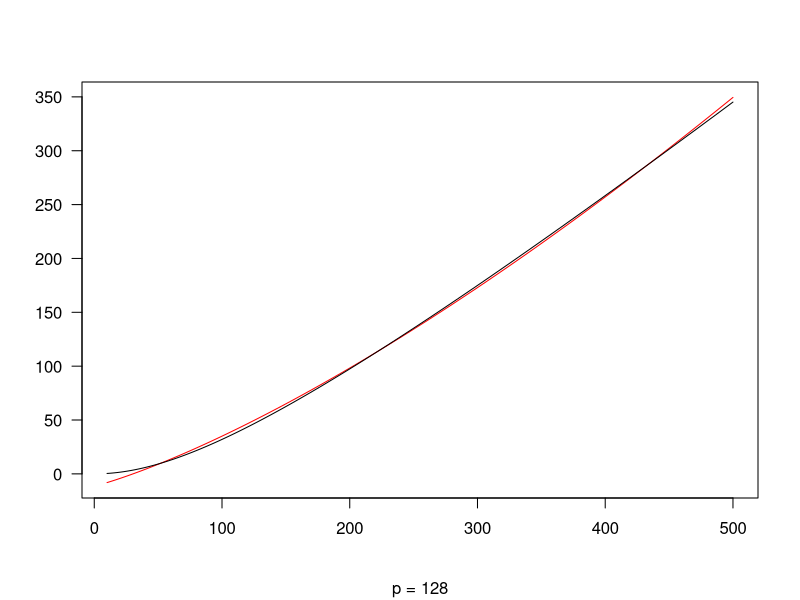
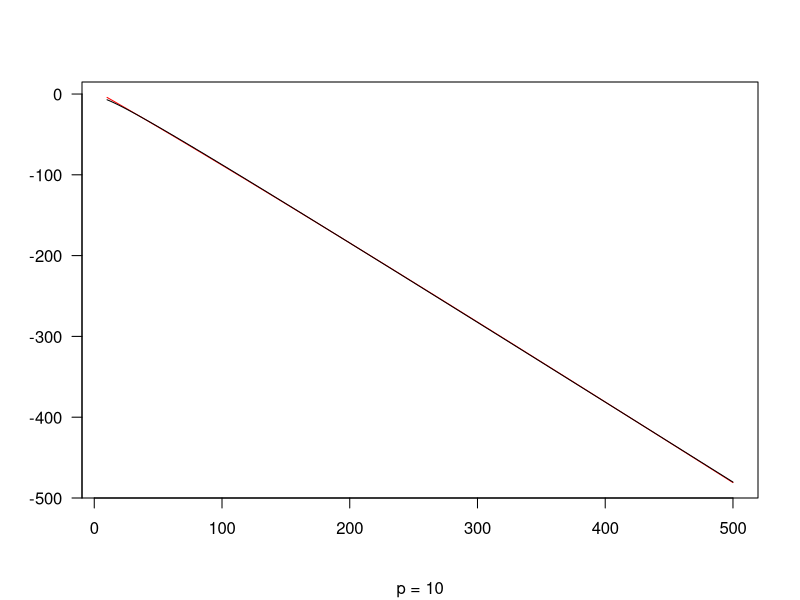

Here is the R script that generated these plots, in order:
# This script compares the true log(cp(kappa)) normalizing factor to approximations from the literature

# True Cp(k)
logcp_ratio = function(kappa, p = 512){
  # Calculate for the big kappa
  res = (p/2 - 1) * log(kappa) - p/2 * log(2 * pi) - log(besselI(kappa, p / 2 - 1, expon.scaled = TRUE)) - kappa
  res[res == Inf | res == -Inf] = NA
  # Calculate for kappa = 0
  res0 = -log(2) - p/2 * log(pi) + lgamma(p / 2)
  res0[res0 == Inf | res0 == -Inf] = NA
  return(res0 - res)
}

# Taylor approximation
# Values generated for kappa: 10:500
p = 128
kappa = 10:500
gt = logcp_ratio(kappa, p)
approx = lm(y ~ x + I(x^1.55), data=data.frame(y=gt, x=kappa))
summary(approx)
taylor = predict(approx, data.frame(x=kappa))
plot(kappa[!is.na(taylor)], predict(approx, newdata=data.frame(x=kappa)), xlim=range(kappa), type = "l", las=1, #main=expression("Taylor Approximation of"~log(C[p](kappa))),
     xlab="", ylab="", col="red")
points(x = kappa[!is.na(gt)], y = gt[!is.na(gt)], col="black", type="l")
title(sub=paste0(c("p =", p), collapse=" "))
print(summary(approx))


# Just the normalizing constant (for ELK)
logcp = function(kappa, p=10){
  res = (p/2 - 1) * log(kappa) - p/2 * log(2 * pi) - log(besselI(kappa, p / 2 - 1, expon.scaled = TRUE)) - kappa
  res[res == Inf | res == -Inf] = NA
  return(res)
}

p = 10
kappa = 10:500
gt = logcp(kappa, p=p)
approx = lm(y ~ x + I(x^1.1), data=data.frame(y=gt, x=kappa))
summary(approx)
taylor = predict(approx, data.frame(x=kappa))
plot(kappa[!is.na(taylor)], predict(approx, newdata=data.frame(x=kappa)), xlim=range(kappa), type = "l", las=1, #main=expression("Taylor Approximation of"~log(C[p](kappa))),
     xlab="", ylab="", col="red")
points(x = kappa[!is.na(gt)], y = gt[!is.na(gt)], col="black", type="l")
title(sub=paste0(c("p =", p), collapse=" "))
print(summary(approx))